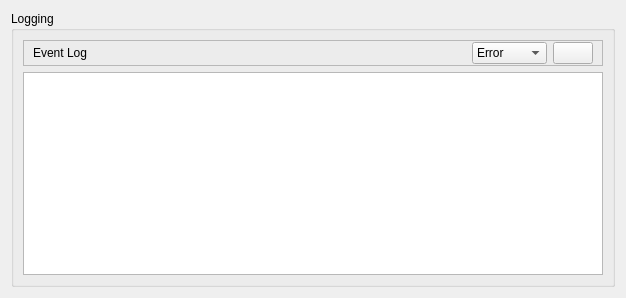
<?xml version="1.0" encoding="UTF-8"?>
<ui version="4.0">
 <class>QWidgetLog</class>
 <widget class="QWidget" name="QWidgetLog">
  <property name="geometry">
   <rect>
    <x>0</x>
    <y>0</y>
    <width>626</width>
    <height>298</height>
   </rect>
  </property>
  <property name="windowTitle">
   <string>Form</string>
  </property>
  <layout class="QVBoxLayout" name="verticalLayout">
   <item>
    <widget class="QGroupBox" name="groupBox">
     <property name="sizePolicy">
      <sizepolicy hsizetype="Preferred" vsizetype="MinimumExpanding">
       <horstretch>0</horstretch>
       <verstretch>0</verstretch>
      </sizepolicy>
     </property>
     <property name="title">
      <string>Logging</string>
     </property>
     <layout class="QVBoxLayout" name="verticalLayout_2">
      <item>
       <widget class="QFrame" name="frame">
        <property name="frameShape">
         <enum>QFrame::StyledPanel</enum>
        </property>
        <property name="frameShadow">
         <enum>QFrame::Raised</enum>
        </property>
        <layout class="QHBoxLayout" name="horizontalLayout">
         <property name="topMargin">
          <number>1</number>
         </property>
         <property name="rightMargin">
          <number>9</number>
         </property>
         <property name="bottomMargin">
          <number>1</number>
         </property>
         <item>
          <widget class="QLabel" name="labelLog">
           <property name="text">
            <string>Event Log</string>
           </property>
          </widget>
         </item>
         <item>
          <spacer name="horizontalSpacer">
           <property name="orientation">
            <enum>Qt::Horizontal</enum>
           </property>
           <property name="sizeHint" stdset="0">
            <size>
             <width>40</width>
             <height>20</height>
            </size>
           </property>
          </spacer>
         </item>
         <item>
          <widget class="QComboBox" name="comboBoxLogLevel">
           <property name="focusPolicy">
            <enum>Qt::StrongFocus</enum>
           </property>
           <property name="currentIndex">
            <number>3</number>
           </property>
           <item>
            <property name="text">
             <string>Debug</string>
            </property>
           </item>
           <item>
            <property name="text">
             <string>Info</string>
            </property>
           </item>
           <item>
            <property name="text">
             <string>Warning</string>
            </property>
           </item>
           <item>
            <property name="text">
             <string>Error</string>
            </property>
           </item>
           <item>
            <property name="text">
             <string>Critical</string>
            </property>
           </item>
          </widget>
         </item>
         <item>
          <widget class="QPushButton" name="pushButtonLogSave">
           <property name="text">
            <string/>
           </property>
           <property name="icon">
            <iconset>
             <normaloff>icons:save.png</normaloff>icons:save.png</iconset>
           </property>
           <property name="iconSize">
            <size>
             <width>16</width>
             <height>16</height>
            </size>
           </property>
          </widget>
         </item>
        </layout>
       </widget>
      </item>
      <item>
       <widget class="QTextEdit" name="textEditLog">
        <property name="lineWrapMode">
         <enum>QTextEdit::NoWrap</enum>
        </property>
        <property name="readOnly">
         <bool>true</bool>
        </property>
       </widget>
      </item>
     </layout>
    </widget>
   </item>
  </layout>
 </widget>
 <resources/>
 <connections/>
</ui>
